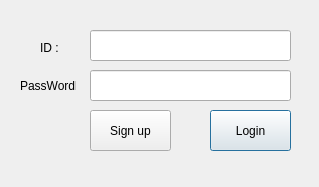
<?xml version="1.0" encoding="UTF-8"?>
<ui version="4.0">
 <class>Dialog</class>
 <widget class="QDialog" name="Dialog">
  <property name="geometry">
   <rect>
    <x>0</x>
    <y>0</y>
    <width>319</width>
    <height>187</height>
   </rect>
  </property>
  <property name="windowTitle">
   <string>Dialog</string>
  </property>
  <widget class="QLineEdit" name="input_ID">
   <property name="geometry">
    <rect>
     <x>90</x>
     <y>30</y>
     <width>201</width>
     <height>31</height>
    </rect>
   </property>
  </widget>
  <widget class="QLineEdit" name="input_PW">
   <property name="geometry">
    <rect>
     <x>90</x>
     <y>70</y>
     <width>201</width>
     <height>31</height>
    </rect>
   </property>
  </widget>
  <widget class="QLabel" name="id_lb">
   <property name="geometry">
    <rect>
     <x>40</x>
     <y>40</y>
     <width>31</width>
     <height>16</height>
    </rect>
   </property>
   <property name="text">
    <string>ID :</string>
   </property>
  </widget>
  <widget class="QLabel" name="pw_lb">
   <property name="geometry">
    <rect>
     <x>20</x>
     <y>80</y>
     <width>56</width>
     <height>12</height>
    </rect>
   </property>
   <property name="text">
    <string>PassWordl :</string>
   </property>
  </widget>
  <widget class="QPushButton" name="login_btn">
   <property name="geometry">
    <rect>
     <x>210</x>
     <y>110</y>
     <width>81</width>
     <height>41</height>
    </rect>
   </property>
   <property name="text">
    <string>Login</string>
   </property>
  </widget>
  <widget class="QPushButton" name="signup_btn">
   <property name="geometry">
    <rect>
     <x>90</x>
     <y>110</y>
     <width>81</width>
     <height>41</height>
    </rect>
   </property>
   <property name="text">
    <string>Sign up</string>
   </property>
  </widget>
 </widget>
 <resources/>
 <connections/>
</ui>
